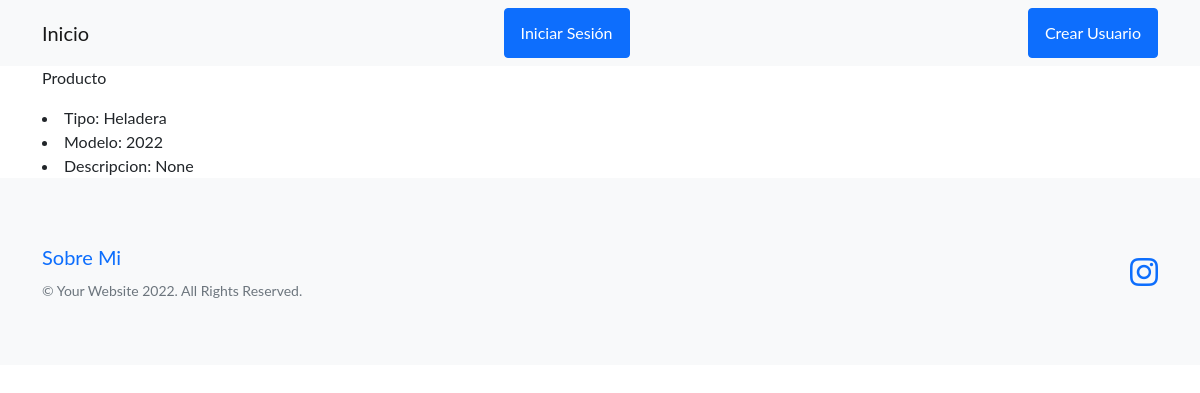
The page /ver_prod/1 on the database as committed earlier.
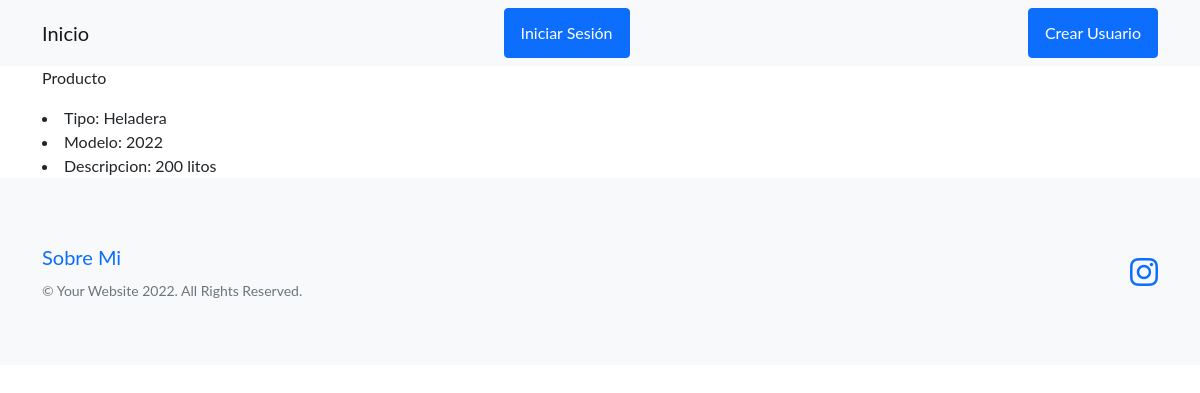
The same page on the database as committed later.
### mercaderia/models.py (models this page shows, shortened)
class producto(models.Model):
    tipo = models.CharField(max_length=30)
    modelo = models.IntegerField()
    descripcion= models.CharField(max_length=50, null=True)

### mercaderia/views.py (the view)
# urls.py: path('ver_prod/<int:pk>', views.ver_prod.as_view(), name='ver_producto'),
class ver_prod(DetailView):
    model= producto
    template_name= 'mercaderia/ver_prod.html'

### mercaderia/templates/mercaderia/ver_prod.html (shortened to what this page needs)
{% extends 'mercaderia/base.html' %}
{% block Personal %}
<p>Producto</p>
<li>Tipo: {{producto.tipo}} </li>
<li> Modelo: {{producto.modelo}}</li>
<li>Descripcion: {{producto.descripcion}}</li>
{% endblock Personal %}

Rows that differ between the two databases and show on the page:
changed producto "Heladera": descripcion "None" → "200 litos"
